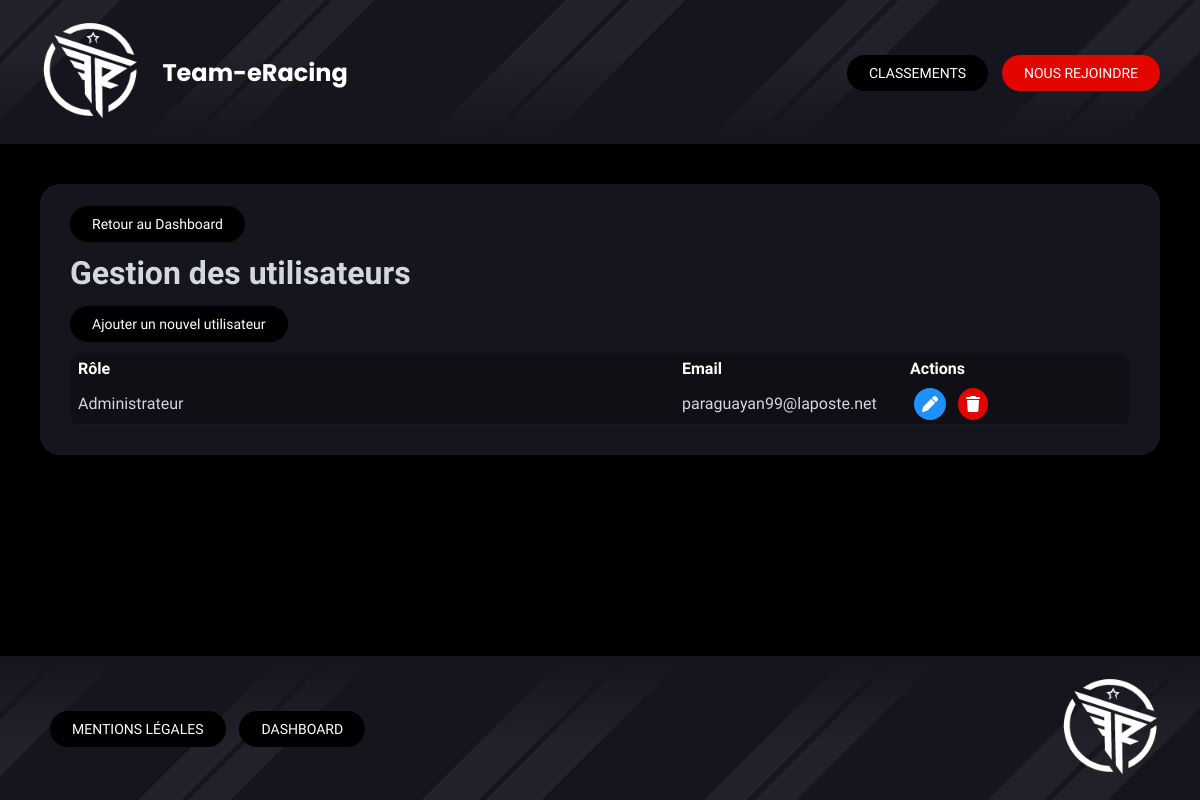
Page /index.php?controller=users&action=index (signed in) on the earlier database version.
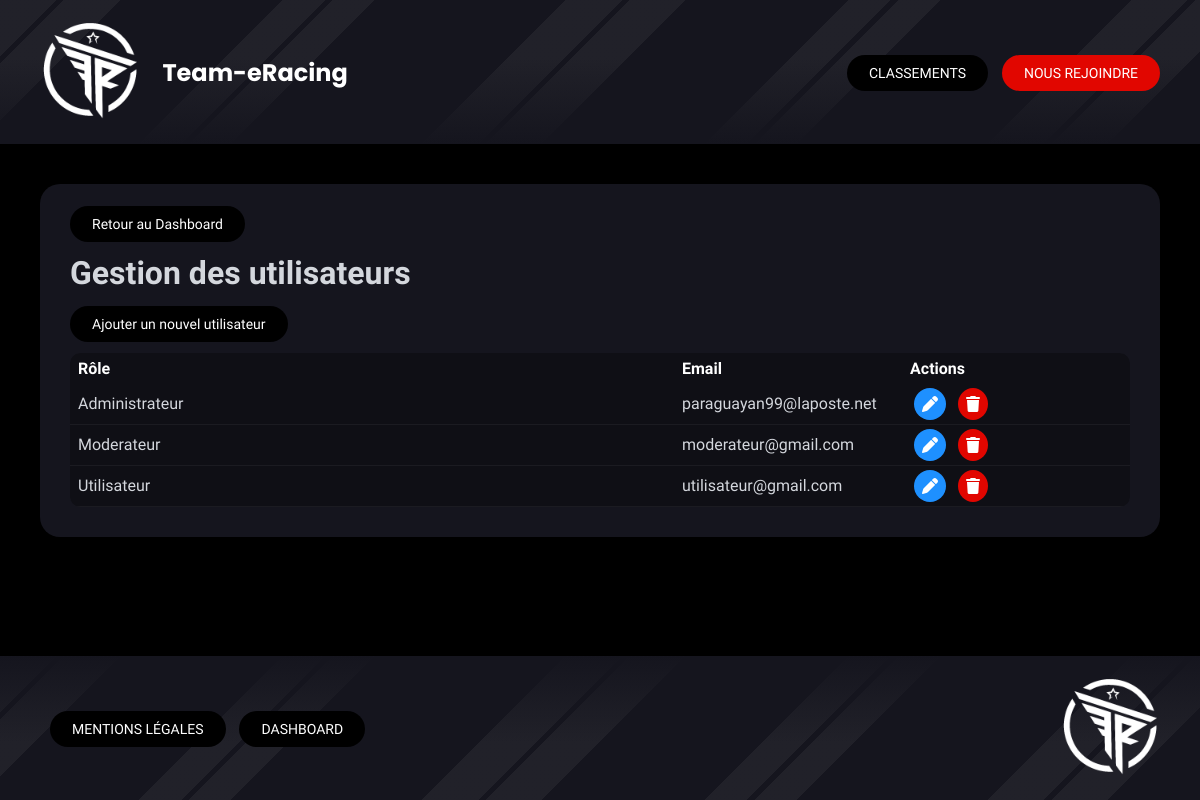
Same page on the later database version.
### tables this page shows
CREATE TABLE IF NOT EXISTS `users` (
  `id` int NOT NULL AUTO_INCREMENT,
  `email` varchar(191) NOT NULL,
  `password_hash` varchar(255) NOT NULL,
  `role_id` int NOT NULL,
  PRIMARY KEY (`id`),
  UNIQUE KEY `email` (`email`),
  KEY `role_id` (`role_id`)
);

CREATE TABLE IF NOT EXISTS `roles` (
  `id` int NOT NULL AUTO_INCREMENT,
  `name` varchar(50) NOT NULL,
  PRIMARY KEY (`id`)
);

### Controllers/Controller.php (called while the page is built, shortened)
<?php
abstract class Controller
{
    public function render(string $path, array $data = [])
    {
        extract($data);
        include dirname(__DIR__) . '/Views/' . $path . '.php';
        include dirname(__DIR__) . '/Views/base.php';
    }
}
?>

### Controllers/UsersController.php (called while the page is built, shortened)
<?php
class UsersController extends Controller {
    public function index()
    {
        $users = UsersModel::all();
        $roles = RolesModel::allRoles();
        $this->render('dashboard/users/index', [
            'list' => $users,
            'roles' => $roles
        ]);
    }
}
?>

### public/index.php (called while the page is built, shortened)
<?php
include '../Autoloader.php';
$route = new Router();
$route->routes();
?>

### Autoloader.php (called while the page is built, shortened)
<?php
class Autoloader{
    static function autoload($class){
        $class = str_replace(__NAMESPACE__.'\\','',$class);
        $class = str_replace('\\','/',$class);
    }
}
?>

### Core/DbConnect.php (called while the page is built, shortened)
<?php
class DbConnect
{
    protected $connection;
    public function getConnection()
    {
        return $this->connection;
    }
    public function __construct()
    {
        try {
            $dsn = 'mysql:host=' . self::SERVER . ';dbname=' . self::BASE . ';charset=utf8mb4';
                $this->connection = new PDO($dsn, self::USER, self::PASSWORD, [
                    PDO::ATTR_ERRMODE => PDO::ERRMODE_EXCEPTION,
                    PDO::ATTR_DEFAULT_FETCH_MODE => PDO::FETCH_OBJ,
                    PDO::ATTR_EMULATE_PREPARES => false
                ]);
        } catch (Exception $e) {
            die('Erreur : ' . $e->getMessage());
        }
    }
}
?>

### Models/UsersModel.php (called while the page is built, shortened)
<?php
class UsersModel extends DbConnect {
    public static function all(){
        $db = new DbConnect();
        return $db->getConnection()->query("
            SELECT users.id, email, roles.name as role
            FROM users
            JOIN roles ON users.role_id = roles.id
        ")->fetchAll();
    }
}
?>

### Views/dashboard/users/index.php (the view, shortened to what this page needs)
<div class="section-dashboard">
    <div class="section-header">
        <a class="nav-btn-dashboard" href="index.php?controller=dashboard">Retour au Dashboard</a>
        <h1>Gestion des utilisateurs</h1>
        <a class="nav-btn-dashboard" href="index.php?controller=users&action=create">Ajouter un nouvel utilisateur</a>
    </div>
    <div class="table-responsive">
        <table class="dashboard-table">
            <thead>
                <tr>
                    <th>Rôle</th>
                    <th>Email</th>
                    <th class="actions-column">Actions</th>
                </tr>
            </thead>
            <tbody>
                <?php foreach ($list as $user): ?>
                <tr>
                    <td><?= htmlspecialchars($user->role) ?></td>
                    <td><?= htmlspecialchars($user->email) ?></td>
                    <td class="actions">
                        <a class="action-btn edit" href="index.php?controller=users&action=update&id=<?= $user->id ?>">
                            <i class="fa-solid fa-pen"></i>
                        </a>
                        <a class="action-btn delete" href="index.php?controller=users&action=delete&id=<?= $user->id ?>">
                            <i class="fa-solid fa-trash"></i>
                        </a>
                    </td>
                </tr>
                <?php endforeach; ?>
            </tbody>
        </table>
    </div>
</div>

Differences in the rows shown:
added users: role.name "Moderateur", email "moderateur@gmail.com"
added users: role.name "Utilisateur", email "utilisateur@gmail.com"
